Frame 1 (no input): blank canvas, image omitted
Frame 60 (the mouse pressed at the canvas centre just before this capture): blank canvas, image omitted
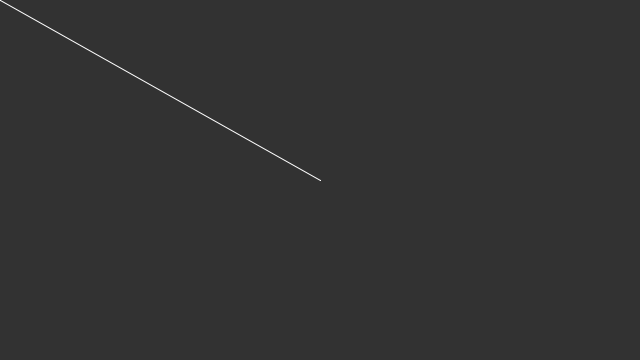
Frame 120 (the mouse held since frame 60 and released just before this capture)

The Processing sketch whose frames 1 and 60 were blank and that drew this single picture after the mouse press (run headless with seeded random() and noise(); from frame 60 on, the mouse is pressed at the canvas centre):

// Processing sketch: ejemplo_5
// ── ejemplo_5.pde

void setup() {
  size(640, 360);
  background(50);
  /*
  Si ponemos el fondo en setup este no se recarga y por lo tanto aprece el rastro de los rectangulos
   */
}

void draw() {

  // background(50);

  stroke(255);

  //dibuja un rectangulo en la posicion que este el raton pero al reves,al estar arriba lo dibuja abajo y viceversa y lo mismo pasa con la izquierda y con la derecha
  //rect(height-mouseX, height-mouseY, 100, 50);                                               
  line(pmouseX, pmouseY, mouseX, mouseY);//dibuja un rectangulo en la posicion que este el raton
}
void mousePressed() {

  background(50);
}

void keyPressed() {
  
  //Se generan 3 numero random con valor maximo 255,
  //cada vez que se pulsa una tecla cambia de color
  int a=(int) random(0, 255);
  int b=(int) random(0, 255);
  int c=(int) random(0, 255);
  //imrpime los numeros que representan los colores
  println("colores"+a+","+b+","+c);
  background(a, b, c);
}
